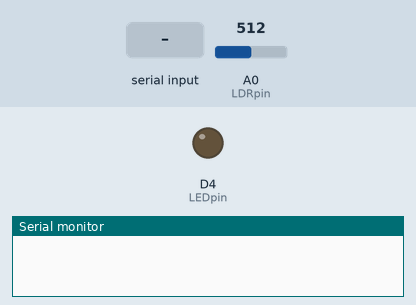
Simulated run of this sketch. Board: ESP8266 (NodeMCU). Shown: output pins drawn as LEDs (lit = HIGH), the last lines printed to the serial monitor. Inputs (shaded band) come from the test bench; at power-on: A0 (LDRpin) = 512.

Above: at 1.2 s.
1.3 s: "C" received over Serial
At 3.5 s:
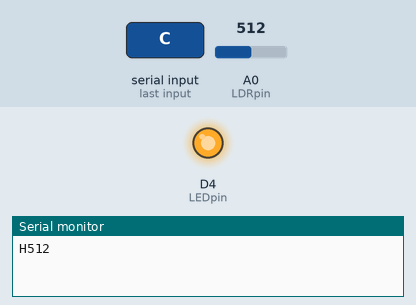
3.8 s: "90,45\n" received over Serial
At 5.5 s:
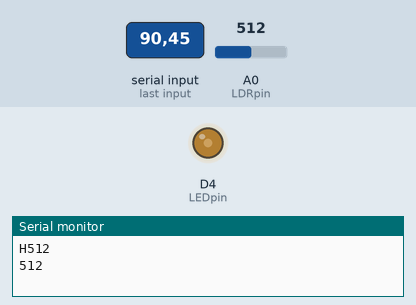
6.3 s: "200\n" received over Serial
At 8.5 s:
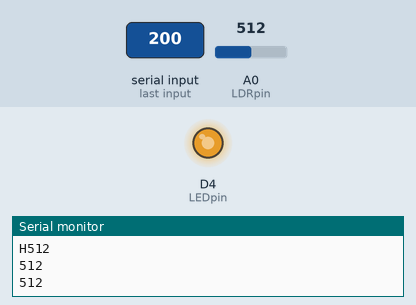
8.8 s: "90\n" received over Serial
At 10.5 s:
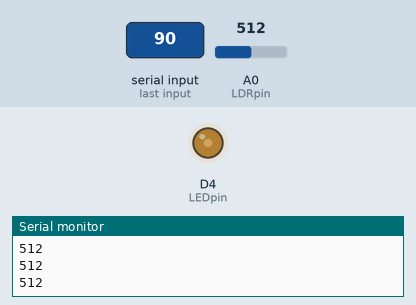
Timing chart, 0 to 12.0 s (numbered marks = the images above; inputs shaded):
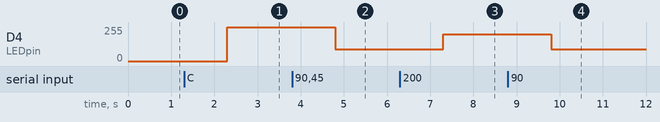

The sketch:

Table10-2_left-side.ino
```cpp
/*******************************************************************************
 * Sketch name: Bluetooth and LED control sketch for ESP8266 microcontroller
 * Description: Table 10-2 left side
 * Created on:  October 2020
 * Author:      Neil Cameron
 * Book:        Electronics Projects with the ESP8266 and ESP32
 * Chapter :    10 - Build an app
 ******************************************************************************/

int LEDpin = D4;
int LDRpin = A0;
int bright, LDR;
int LEDstate = 0;
String str;
unsigned int lastTime = 0;

void setup()
{
  Serial.begin(9600);
  pinMode(LEDpin, OUTPUT);
  digitalWrite(LEDpin, LEDstate);
}

void loop()
{
  if(Serial.available()>0)
  {
    str = Serial.readString();
    if(str == "C")
    {
      LEDstate = 1- LEDstate;
      if(LEDstate == 1) Serial.print("H");
      else Serial.print("L");
      digitalWrite(LEDpin, LEDstate);
      delay(20);
    }
    else if(LEDstate == 1)
    {
      bright = str.toInt();
      analogWrite(LEDpin, bright);
    }
  }
  if(millis()-lastTime > 2000)
  {
    lastTime = millis();
    LDR = analogRead(LDRpin);
    Serial.println(LDR);
  }
}
```

Measured:
- after the input at 1.3 s, D4 (LEDpin): 0/255 → 255/255 after 1.0 s
- after the input at 3.8 s, D4 (LEDpin): 255/255 → 90/255 after 1.0 s
- after the input at 6.3 s, D4 (LEDpin): 90/255 → 200/255 after 1.0 s
- after the input at 8.8 s, D4 (LEDpin): 200/255 → 90/255 after 1.0 s
